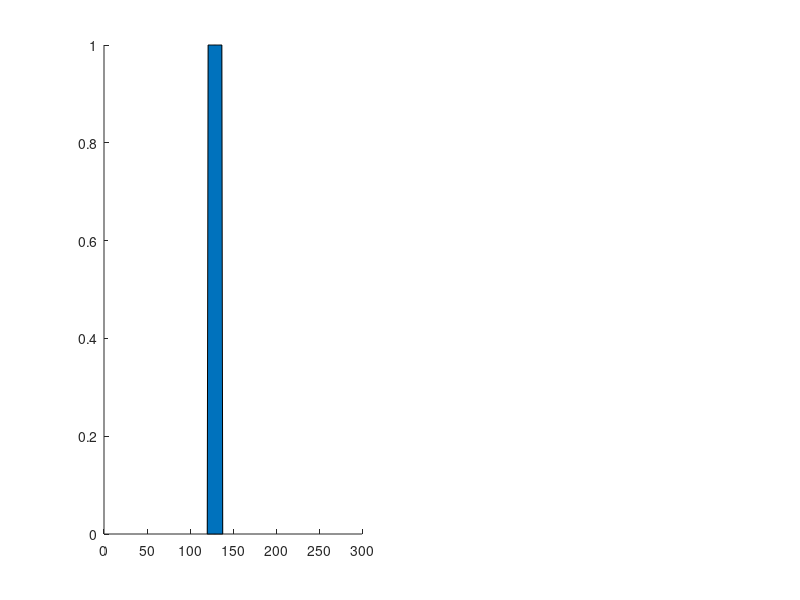

Source code (MATLAB): (Note: this script raises an error after producing the figure.)
N=256;
wm=8;
ws=80;
x=-N/2:N/2-1;
filename='./Tex/images/src/missing.pdf';

ft =@(in) fftshift( fft(ifftshift(in)));
ift=@(in) fftshift(ifft(ifftshift(in)));
p=@(in) plot(abs(in)./max(abs(in(:))));
blue=[48,38,131]./255;
green=[0,150,64]./255;
red=[227,5,19]./255;
yellow=[249,178,51]./255;

fun1=normpdf(x,0,30);
fun2=normpdf(x,0,20);
fun3=normpdf(x,0,2);

mask=ones(1,N);
mask(end/2+1-wm:end/2+1+wm)=0;
imask=1-mask;

support=zeros(1,N);
support(end/2+1-ws:end/2+1+ws)=1;
isupport=1-support;


figure(1);clf;
subplot(1,2,1);hold on
a2=area(imask);
a2.FaceColor=green;
p(ft(fun1));
p(ft(fun2));
p(ft(fun3));
axis off;

subplot(1,2,2);hold on;
a1=area(isupport);
a1.FaceColor=red;
p(fun1);
p(fun2);
p(fun3);
axis off;

print(filename,'-dpdf')